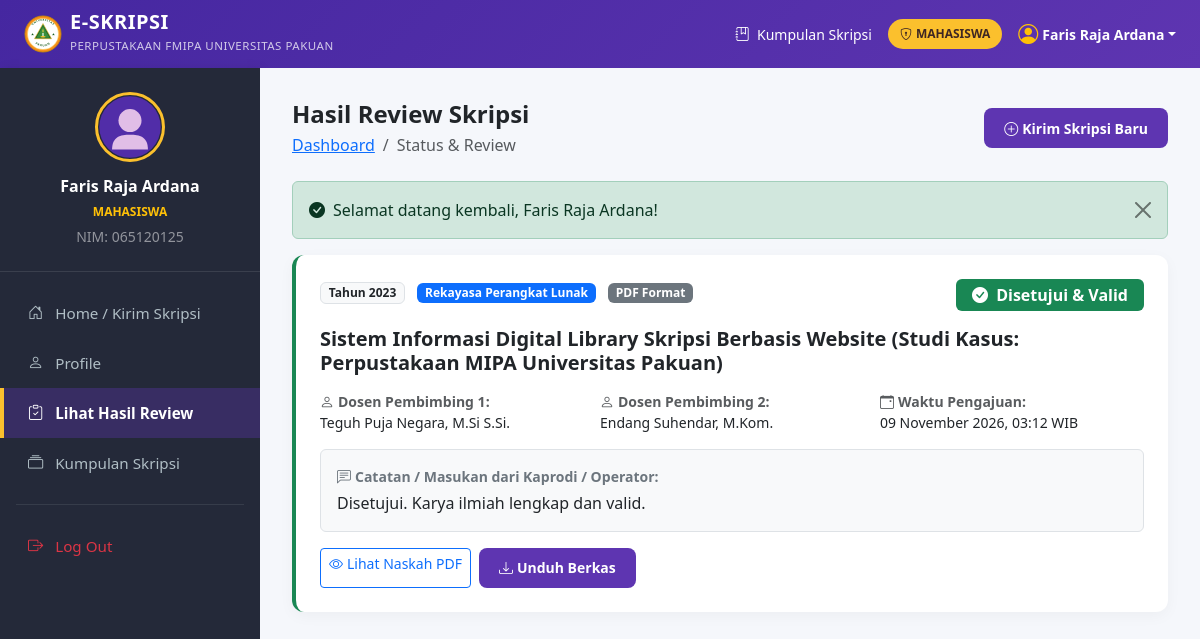
Screenshot of /index.php?page=mahasiswa_review (signed in) with the database file from the repository.
### tables this page shows
CREATE TABLE IF NOT EXISTS `skripsi` (
  `id` INT(11) NOT NULL AUTO_INCREMENT,
  `nim` VARCHAR(20) NOT NULL,
  `judul` VARCHAR(255) NOT NULL,
  `tahun` INT(11) NOT NULL,
  `dokumen` VARCHAR(255) NOT NULL,
  `format` VARCHAR(50) NOT NULL DEFAULT 'PDF Format',
  `penjurusan` VARCHAR(100) NOT NULL,
  `dosbing` VARCHAR(100) NOT NULL,
  `dosbing2` VARCHAR(100) NOT NULL,
  `id_mahasiswa` INT(11) NOT NULL,
  `id_prodi` INT(11) NOT NULL DEFAULT 1,
  `nilai` INT(11) NOT NULL DEFAULT 0,  
  `catatan_review` TEXT DEFAULT NULL,
  `created_at` TIMESTAMP NULL DEFAULT CURRENT_TIMESTAMP,
  PRIMARY KEY (`id`),
  KEY `fk_skripsi_mahasiswa` (`id_mahasiswa`)
);

### app/Controllers/MahasiswaController.php (called while the page is built, shortened)
<?php
require_once dirname(__DIR__, 2) . '/config/database.php';
require_once dirname(__DIR__) . '/Helpers/Auth.php';
require_once dirname(__DIR__) . '/Models/Skripsi.php';
class MahasiswaController {
    public function hasilReview() {
        $skripsiModel = new Skripsi();
        $mySkripsiList = $skripsiModel->getByMahasiswaId(Auth::id());
        require_once dirname(__DIR__, 2) . '/views/mahasiswa/hasil_review.php';
    }
}

### app/Helpers/Auth.php (called while the page is built, shortened)
<?php
class Auth {
    public static function user(): ?array {
        return $_SESSION['user_data'] ?? null;
    }
    public static function id(): ?int {
        return $_SESSION['user_id'] ?? null;
    }
    public static function role(): ?string {
        return $_SESSION['user_role'] ?? null;
    }
    public static function name(): string {
        return $_SESSION['nama'] ?? 'Pengguna';
    }
    public static function getFlash(string $type): ?string {
        if (isset($_SESSION['flash_' . $type])) {
            $msg = $_SESSION['flash_' . $type];
            return $msg;
        }
        return null;
    }
}

### app/Models/Model.php (called while the page is built, shortened)
<?php
abstract class Model {
    public function __construct() {
        $this->db = getDB();
    }
}

### config/database.php (called while the page is built, shortened)
<?php
function getDB(): ?PDO {
    try {
        $dsn = "mysql:host=" . DB_HOST . ";port=" . DB_PORT . ";dbname=" . DB_NAME . ";charset=utf8mb4";
        $pdo = new PDO($dsn, DB_USER, DB_PASS, [
            PDO::ATTR_ERRMODE            => PDO::ERRMODE_EXCEPTION,
            PDO::ATTR_DEFAULT_FETCH_MODE => PDO::FETCH_ASSOC,
            PDO::ATTR_EMULATE_PREPARES   => false,
        ]);
        return $pdo;
    } catch (PDOException $e) {
        try {
            $rootDsn = "mysql:host=" . DB_HOST . ";port=" . DB_PORT . ";charset=utf8mb4";
            $rootPdo = new PDO($rootDsn, DB_USER, DB_PASS, [
                PDO::ATTR_ERRMODE => PDO::ERRMODE_EXCEPTION
            ]);
            $rootPdo->exec("CREATE DATABASE IF NOT EXISTS `" . DB_NAME . "` DEFAULT CHARACTER SET utf8mb4 COLLATE utf8mb4_unicode_ci;");
            $sqlFile = dirname(__DIR__) . '/database.sql';
            if (file_exists($sqlFile)) {
                $sqlContent = file_get_contents($sqlFile);
                $rootPdo->exec($sqlContent);
            }
            $pdo = new PDO($dsn, DB_USER, DB_PASS, [
                PDO::ATTR_ERRMODE            => PDO::ERRMODE_EXCEPTION,
                PDO::ATTR_DEFAULT_FETCH_MODE => PDO::FETCH_ASSOC,
            ]);
            return $pdo;
        } catch (PDOException $ex) {
            renderDbErrorScreen($ex->getMessage());
            exit;
        }
    }
}

### app/Models/Skripsi.php (called while the page is built, shortened)
<?php
require_once __DIR__ . '/Model.php';
class Skripsi extends Model {
    public function getByMahasiswaId(int $mahasiswaId): array {
        $stmt = $this->db->prepare("
            SELECT s.*, m.nama AS nama_mahasiswa, p.nama_prodi
            FROM skripsi s
            LEFT JOIN mahasiswa m ON s.id_mahasiswa = m.id
            LEFT JOIN prodi p ON s.id_prodi = p.id
            WHERE s.id_mahasiswa = ?
            ORDER BY s.id DESC
        ");
        $stmt->execute([$mahasiswaId]);
        return $stmt->fetchAll();
    }
}

### views/mahasiswa/hasil_review.php (the view, shortened to what this page needs)
<?php
require_once dirname(__DIR__) . '/layouts/header.php';
$flashSuccess = Auth::getFlash('success');
?>
<div class="app-container">
    <?php require_once dirname(__DIR__) . '/layouts/sidebar.php'; ?>
    <main class="main-content">
        <div class="d-flex justify-content-between align-items-center mb-4">
            <div>
                <h4 class="fw-bold mb-1 text-dark">Hasil Review Skripsi</h4>
                <nav aria-label="breadcrumb">
                    <ol class="breadcrumb mb-0 small">
                        <li class="breadcrumb-item"><a href="index.php">Dashboard</a></li>
                        <li class="breadcrumb-item active">Status & Review</li>
                    </ol>
                </nav>
            </div>
            <a href="index.php?page=mahasiswa_dashboard" class="btn btn-unpak btn-sm">
                <i class="bi bi-plus-circle me-1"></i>Kirim Skripsi Baru
            </a>
        </div>
        <?php if ($flashSuccess): ?>
            <div class="alert alert-success alert-dismissible fade show">
                <i class="bi bi-check-circle-fill me-2"></i><?= htmlspecialchars($flashSuccess) ?>
                <button type="button" class="btn-close" data-bs-dismiss="alert"></button>
            </div>
        <?php endif; ?>
        <?php if (empty($mySkripsiList)): ?>
            <div class="card card-custom text-center p-5">
                <i class="bi bi-file-earmark-x display-4 text-muted mb-3"></i>
                <h5 class="fw-bold">Belum Ada Pengajuan Skripsi</h5>
                <p class="text-muted">Anda belum mengirimkan dokumen skripsi ke sistem Digital Library Perpustakaan FMIPA.</p>
                <div>
                    <a href="index.php?page=mahasiswa_dashboard" class="btn btn-unpak">
                        <i class="bi bi-upload me-2"></i>Kirim Skripsi Sekarang
                    </a>
                </div>
            </div>
        <?php else: ?>
            <div class="row g-4">
                <?php foreach ($mySkripsiList as $s): ?>
                <div class="col-12">
                    <div class="card card-custom border-start border-4 <?= $s['nilai'] == 1 ? 'border-success' : ($s['nilai'] == 2 ? 'border-danger' : 'border-warning') ?>">
                        <div class="card-body p-4">
                            <div class="d-flex flex-wrap justify-content-between align-items-start gap-2 mb-3">
                                <div>
                                    <span class="badge bg-light text-dark border me-2">Tahun <?= htmlspecialchars($s['tahun']) ?></span>
                                    <span class="badge bg-primary me-2"><?= htmlspecialchars($s['penjurusan']) ?></span>
                                    <span class="badge bg-secondary"><?= htmlspecialchars($s['format']) ?></span>
                                </div>
                                <div>
                                    <?php if ($s['nilai'] == 1): ?>
                                        <span class="badge bg-success fs-6 px-3 py-2">
                                            <i class="bi bi-check-circle-fill me-1"></i> Disetujui & Valid
                                        </span>
                                    <?php elseif ($s['nilai'] == 2): ?>
                                        <span class="badge bg-danger fs-6 px-3 py-2">
                                            <i class="bi bi-exclamation-triangle-fill me-1"></i> Perlu Revisi
                                        </span>
                                    <?php else: ?>
                                        <span class="badge bg-warning text-dark fs-6 px-3 py-2">
                                            <i class="bi bi-clock-history me-1"></i> Sedang Dalam Proses Review
                                        </span>
                                    <?php endif; ?>
                                </div>
                            </div>
                            <h5 class="fw-bold text-dark mb-3"><?= htmlspecialchars($s['judul']) ?></h5>
                            <div class="row g-3 text-muted small mb-3">
                                <div class="col-md-4">
                                    <strong><i class="bi bi-person me-1"></i>Dosen Pembimbing 1:</strong><br>
                                    <span class="text-dark"><?= htmlspecialchars($s['dosbing']) ?></span>
                                </div>
                                <div class="col-md-4">
                                    <strong><i class="bi bi-person me-1"></i>Dosen Pembimbing 2:</strong><br>
                                    <span class="text-dark"><?= htmlspecialchars($s['dosbing2']) ?></span>
                                </div>
                                <div class="col-md-4">
                                    <strong><i class="bi bi-calendar-event me-1"></i>Waktu Pengajuan:</strong><br>
                                    <span class="text-dark"><?= date('d F Y, H:i', strtotime($s['created_at'])) ?> WIB</span>
                                </div>
                            </div>
                            <div class="p-3 rounded bg-light border mb-3">
                                <div class="fw-bold small mb-1 text-secondary">
                                    <i class="bi bi-chat-left-text me-1"></i>Catatan / Masukan dari Kaprodi / Operator:
                                </div>
                                <p class="mb-0 text-dark">
                                    <?= !empty($s['catatan_review']) ? nl2br(htmlspecialchars($s['catatan_review'])) : '<em>Belum ada catatan review khusus.</em>' ?>
                                </p>
                            </div>
                            <div class="d-flex gap-2">
                                <a href="uploads/skripsi/<?= htmlspecialchars($s['dokumen']) ?>" target="_blank" class="btn btn-outline-primary btn-sm">
                                    <i class="bi bi-eye me-1"></i>Lihat Naskah PDF
                                </a>
                                <a href="uploads/skripsi/<?= htmlspecialchars($s['dokumen']) ?>" download class="btn btn-unpak btn-sm">
                                    <i class="bi bi-download me-1"></i>Unduh Berkas
                                </a>
                            </div>
                        </div>
                    </div>
                </div>
                <?php endforeach; ?>
            </div>
        <?php endif; ?>
    </main>
</div>
<?php require_once dirname(__DIR__) . '/layouts/footer.php'; ?>

### views/layouts/sidebar.php (shortened to what this page needs)
<?php
require_once dirname(__DIR__, 2) . '/app/Helpers/Auth.php';
$role = Auth::role();
$user = Auth::user();
$currentPage = $_GET['page'] ?? 'dashboard';
$userPhoto = 'assets/img/default-avatar.svg';
?>
<aside class="sidebar" id="appSidebar">
    <div class="user-panel">
        <img src="<?= htmlspecialchars($userPhoto) ?>" alt="Avatar Pengguna">
        <div class="fw-bold text-white fs-6 text-truncate" title="<?= htmlspecialchars(Auth::name()) ?>">
            <?= htmlspecialchars(Auth::name()) ?>
        </div>
        <small class="text-warning text-uppercase fw-semibold" style="font-size: 0.75rem;">
            <?= htmlspecialchars($role) ?>
        </small>
        <?php if ($role === 'mahasiswa' && !empty($user['nim'])): ?>
            <div class="text-white-50 small mt-1">NIM: <?= htmlspecialchars($user['nim']) ?></div>
        <?php endif; ?>
    </div>
    <nav class="nav-menu">
        <?php if ($role === 'mahasiswa'): ?>
            <a href="index.php?page=mahasiswa_dashboard" class="nav-link <?= ($currentPage === 'mahasiswa_dashboard' || $currentPage === 'dashboard') ? 'active' : '' ?>">
                <i class="bi bi-house-door"></i>
                <span>Home / Kirim Skripsi</span>
            </a>
            <a href="index.php?page=profile" class="nav-link <?= ($currentPage === 'profile') ? 'active' : '' ?>">
                <i class="bi bi-person"></i>
                <span>Profile</span>
            </a>
            <a href="index.php?page=mahasiswa_review" class="nav-link <?= ($currentPage === 'mahasiswa_review') ? 'active' : '' ?>">
                <i class="bi bi-clipboard-check"></i>
                <span>Lihat Hasil Review</span>
            </a>
            <a href="index.php?page=kumpulan_skripsi" class="nav-link <?= ($currentPage === 'kumpulan_skripsi') ? 'active' : '' ?>">
                <i class="bi bi-collection"></i>
                <span>Kumpulan Skripsi</span>
            </a>
        <?php endif; ?>
        <hr class="my-3 mx-3 border-secondary">
        <a href="index.php?page=logout" class="nav-link text-danger">
            <i class="bi bi-box-arrow-right"></i>
            <span>Log Out</span>
        </a>
    </nav>
</aside>

### rows the page displays
skripsi: nim "065120125", tahun "2023", penjurusan "Rekayasa Perangkat Lunak", format "PDF Format", nilai 1 (drawn), judul "Sistem Informasi Digital Library Skripsi Berbasis Website (Studi Kasus: Perpustakaan MIPA Universitas Pakuan)", dosbing "Teguh Puja Negara, M.Si S.Si.", dosbing2 "Endang Suhendar, M.Kom.", created_at "09 November 2026, 03:12", catatan_review "Disetujui. Karya ilmiah lengkap dan valid."

### other values shown
$userRole "MAHASISWA"
$userName "Faris Raja Ardana"
Auth::name() "Faris Raja Ardana"
$role "MAHASISWA"
$flashSuccess "Selamat datang kembali, Faris Raja Ardana!"
